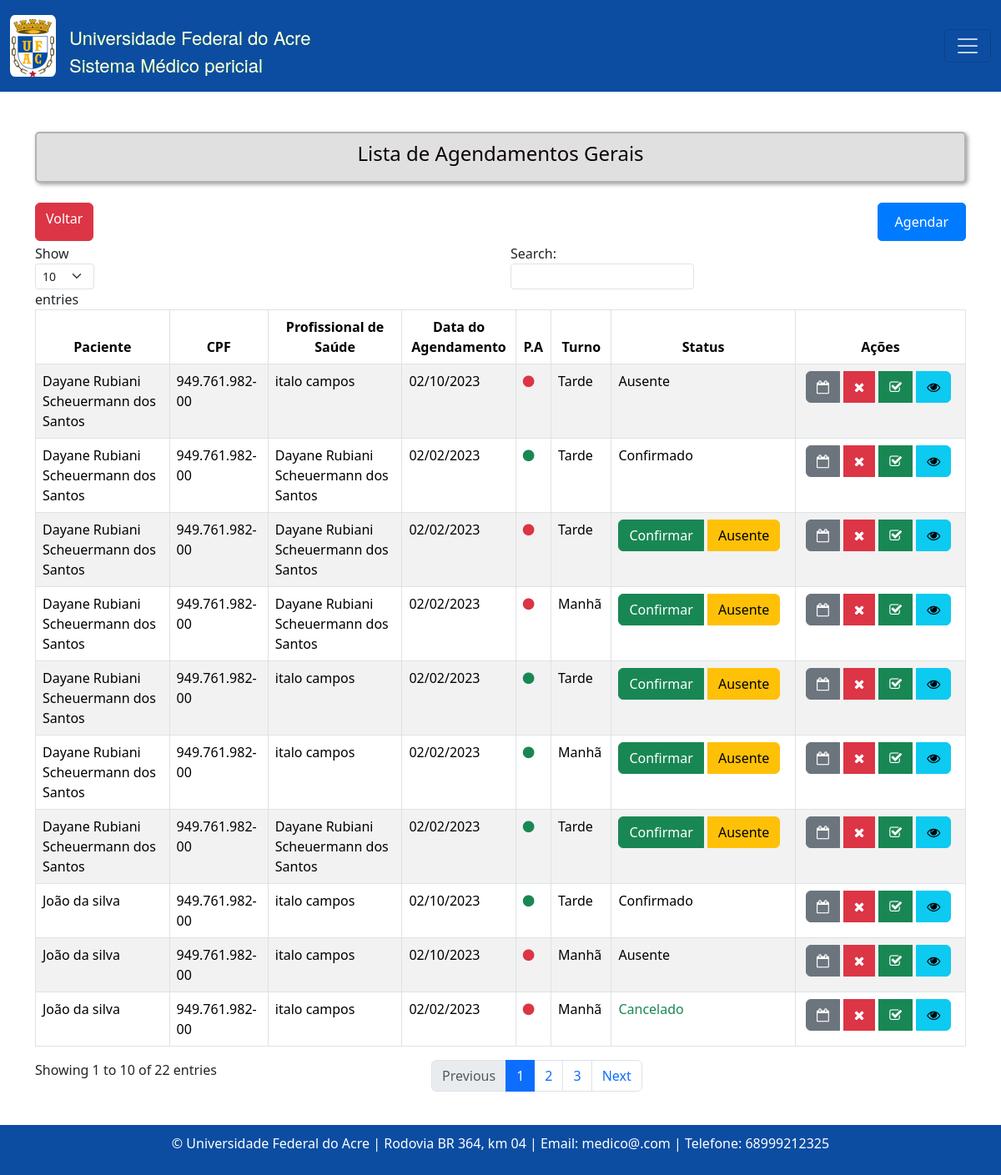
Page /agendamento/lista on the committed database.
### consulta/models.py (models this page shows, shortened)
class Agendamento(models.Model):
    TURNO_CHOICES = [
        ('manha', 'Manhã'),
        ('tarde', 'Tarde'),
    ]
    status_atendimento = models.CharField(max_length=20, choices=[
        ('confirmado', 'Confirmado'),
        ('ausente', 'Ausente'),
        ('pendente', 'Pendente'),
    ], default='pendente')
    paciente = models.ForeignKey(Paciente, on_delete=models.CASCADE)
    profissional_saude = models.ForeignKey(Profissionaldasaude, on_delete=models.CASCADE)
    data_agendamento = models.DateTimeField()
    turno = models.CharField(max_length=10, choices=TURNO_CHOICES)
    prioridade_atendimento = models.BooleanField(default=False)
    justificativa_cancelamento = models.TextField(blank=True, null=True)

class Paciente(models.Model):
    nome = models.CharField(max_length=100)
    data_nascimento = models.DateField()
    email = models.EmailField()
    rg = models.CharField(max_length=20)
    cpf = models.CharField(max_length=14)
    sexo = models.CharField(max_length=1, choices=[('M', 'Masculino'), ('F', 'Feminino')])
    matricula = models.CharField(max_length=20)
    TIPO_PACIENTE_CHOICES = [
        ('Aluno', 'Aluno'),
        ('Servidor', 'Servidor'),
        ('Outro', 'Outro'),
    ]
    tipo_paciente = models.CharField(max_length=20, choices=TIPO_PACIENTE_CHOICES)
    cargo_funcao = models.CharField(max_length=50, default='', blank=True, null=True,)
    cep = models.CharField(max_length=9)
    cidade = models.CharField(max_length=50)
    bairro = models.CharField(max_length=50, default='')
    uf = models.CharField(max_length=2)
    numero = models.CharField(max_length=10)
    ddd_telefone = models.CharField(max_length=3)
    complemento = models.CharField(max_length=100, blank=True, null=True, default='')  # Adicionando o valor padrão aqui

class Profissionaldasaude(models.Model):
    usuario = models.ForeignKey(User,models.SET_NULL,blank=True,null=True,)
    nome = models.CharField(max_length=100)
    data_nascimento = models.DateField()
    email = models.EmailField()
    rg = models.CharField(max_length=20)
    cpf = models.CharField(max_length=14)
    sexo = models.CharField(max_length=1, choices=[('M', 'Masculino'), ('F', 'Feminino')]) #O parâmetro choices em um campo CharField ou IntegerField é usado para fornecer uma lista de escolhas para esse campo
    identificacao_unica = models.CharField(max_length=50, default='')
    cep = models.CharField(max_length=9)
    cidade = models.CharField(max_length=50)
    bairro = models.CharField(max_length=50, default='')
    uf = models.CharField(max_length=2)
    numero = models.CharField(max_length=10)
    ddd_telefone = models.CharField(max_length=10)
    complemento = models.CharField(max_length=100, blank=True, null=True, default='') # blank=True, null=True é pra dizer que não é obrigatorio
    area = models.CharField(max_length=50, default='')
    unidade_siass = models.CharField(max_length=50, default='')
    formacao = models.CharField(max_length=20)
    conselho = models.CharField(max_length=20)
    registro = models.CharField(max_length=20)

### consulta/views.py (the view)
# urls.py: path('agendamento/lista', listar_agendamentos, name='agendamentoListagem'),
def listar_agendamentos(request):
    form = PesquisaAgendamentoForm(request.GET)
    agendamentos = Agendamento.objects.all()
    if form.is_valid():
        cpf = form.cleaned_data.get('cpf')
        data_agendamento = form.cleaned_data.get('data_agendamento')
        if cpf:
            agendamentos = agendamentos.filter(paciente__cpf__icontains=cpf)
        if data_agendamento:
            agendamentos = agendamentos.filter(data_agendamento__date=data_agendamento)
    else:
        agendamentos = Agendamento.objects.all()
    agendamentos = agendamentos.order_by('-data_agendamento')
    return render(request, 'consultas/listagem_agendamentos.html', {'form': form, 'agendamentos': agendamentos})

### consulta/forms.py
class PesquisaAgendamentoForm(forms.Form):
    cpf = forms.CharField(label='', required=False, widget=forms.TextInput(attrs={'class': 'form-control', 'placeholder': 'Pesquise por CPF'}))
    data_agendamento = forms.DateField(label='', required=False, widget=forms.DateInput(attrs={'type': 'date', 'class': 'form-control'}))

### templates/consultas/listagem_agendamentos.html (shortened to what this page needs)
{% extends "base.html" %}
{% load static %}
{% block content %}
<div class="text-center mb-4 custom-title">
  <h4>Lista de Agendamentos Gerais</h4>
</div>
<div class="d-flex justify-content-between">
  <a class="btn btn-danger" href="{% url 'home' %}" style="margin-bottom: 3px">
    Voltar
  </a>
  <a class="btn btn-primary" href="{% url 'agendamentoCreate' %}" style="margin-bottom: 3px">
    Agendar
  </a>
</div>
<div class="table-responsive">
  <table id="example" class="table table-striped nowrap table-bordered" style="width:100%">
    <thead>
      <tr class="custom-table-row">
        <th scope="col" class="text-center">Paciente</th>
        <th scope="col" class="text-center">CPF</th>
        <th scope="col" class="text-center">Profissional de Saúde</th>
        <th scope="col" class="text-center">Data do Agendamento</th>
        <th scope="col" class="text-center">P.A</th>
        <th scope="col" class="text-center">Turno</th>
        <th scope="col" class="text-center">Status</th>
        <th scope="col" class="text-center">Ações</th>
      </tr>
    </thead>
    <tbody>
      {% for agendamento in agendamentos %}
      <tr>
        <td>{{ agendamento.paciente.nome }}</td>
        <td>{{ agendamento.paciente.cpf }}</td>
        <td>{{ agendamento.profissional_saude.nome }}</td>
        <td>{{ agendamento.data_agendamento | date:"d/m/Y " }}</td>
        <td>
          {% if agendamento.prioridade_atendimento %}
          <i class="fa fa-circle text-success text-center" ></i>
          {% else %}
          <i class="fa fa-circle text-danger text-center" ></i>
          {% endif %}
        </td>
        <td>
          {% if agendamento.turno == 'manha' %}
          Manhã
          {% elif agendamento.turno == 'tarde' %}
          Tarde
          {% else %}
          {{ agendamento.turno }}
          {% endif %}
        </td>
        <td>
          {% if agendamento.status_atendimento == 'pendente' %}
          <div class="btn-group" role="group" aria-label="Status">
            <a href="{% url 'agendamentoConfirmar' agendamento.id %}" class="btn btn-success">Confirmar</a>
            <a href="{% url 'agendamentoAusente' agendamento.id %}" class="btn btn-warning ms-1">Ausente</a>
          </div>
          {% elif agendamento.status_atendimento == 'confirmado' %}
          Confirmado
          {% elif agendamento.status_atendimento == 'ausente' %}
          Ausente
          {% else %}
          <span class="text-success">Cancelado</span>
          {% endif %}
        </td>
        <td>
          <div class="btn-group" role="group" aria-label="Ações">
            <button type="button" class="btn btn-secondary ms-1 btn-md custom-btn" onclick="redirecionar('{% url 'reagendarAgendamento' agendamento.id %}')" title='Reagendar'><i class="fa fa-calendar-o" aria-hidden="true"></i> </button>
            <button type="button" class="btn btn-danger ms-1 btn-md custom-btn" data-bs-toggle="modal" data-bs-target="#cancelarModal{{ agendamento.id }}" title="Cancelar" onclick="confirmarCancelamento('{{ agendamento.id }}')"><i class="fa fa-times" aria-hidden="true"></i></button>
            <button type="button" class="btn btn-success ms-1 btn-md custom-btn" onclick="redirecionar('{% url 'criar_atendimento' agendamento.id %}')" title="Atender"><i class="fa fa-check-square-o" aria-hidden="true"></i></button>
            <button type="button" class="btn btn-info ms-1 btn-md custom-btn" onclick="redirecionar('{% url 'confirmAgendamento' agendamento.id %}')" title="Visualizar"><i class="fa fa-eye" aria-hidden="true"></i></button>
          </div>
        </td>
      </tr>
      {% endfor %}
    </tbody>
  </table>
</div>
{% endblock %}

### static/css/estilos.css (style rules this page uses)
.custom-title { font-size: 24px; font-weight: bold; color: #0a0101; background-color: #e0e0e0; padding: 10px; border: 2px solid #b8b0b0; border-radius: 5px; box-shadow: 2px 2px 5px #9b9b9b; margin-bottom: 5px; }
.btn-primary { background-color: #007bff; color: #fff; border: 1px solid #007bff; border-radius: 5px; padding: 10px 20px; text-decoration: none; display: inline-block; transition: background-color 0.3s ease; }

### rows in the picture
Agendamento: paciente.nome "João da silva", paciente.cpf "949.761.982-00", profissional_saude.nome "italo campos", data_agendamento "02/10/2023", prioridade_atendimento True (drawn), turno "Tarde", status_atendimento "Confirmado"
Agendamento: paciente.nome "João da silva", paciente.cpf "949.761.982-00", profissional_saude.nome "italo campos", data_agendamento "02/10/2023", prioridade_atendimento False (drawn), turno "Manhã", status_atendimento "Ausente"
Agendamento: paciente.nome "Dayane Rubiani Scheuermann dos Santos", paciente.cpf "949.761.982-00", profissional_saude.nome "italo campos", data_agendamento "02/10/2023", prioridade_atendimento False (drawn), turno "Tarde", status_atendimento "Ausente"
Agendamento: paciente.nome "Dayane Rubiani Scheuermann dos Santos", paciente.cpf "949.761.982-00", profissional_saude.nome "Dayane Rubiani Scheuermann dos Santos", data_agendamento "02/02/2023", prioridade_atendimento True (drawn), turno "Tarde", status_atendimento "Confirmado"
Agendamento: paciente.nome "João da silva", paciente.cpf "949.761.982-00", profissional_saude.nome "italo campos", data_agendamento "02/02/2023", prioridade_atendimento False (drawn), turno "Manhã", status_atendimento "Cancelado"
Agendamento: paciente.nome "Dayane Rubiani Scheuermann dos Santos", paciente.cpf "949.761.982-00", profissional_saude.nome "Dayane Rubiani Scheuermann dos Santos", data_agendamento "02/02/2023", prioridade_atendimento False (drawn), turno "Tarde", status_atendimento "Confirmar"
Agendamento: paciente.nome "Dayane Rubiani Scheuermann dos Santos", paciente.cpf "949.761.982-00", profissional_saude.nome "Dayane Rubiani Scheuermann dos Santos", data_agendamento "02/02/2023", prioridade_atendimento False (drawn), turno "Manhã", status_atendimento "Confirmar"
Agendamento: paciente.nome "Dayane Rubiani Scheuermann dos Santos", paciente.cpf "949.761.982-00", profissional_saude.nome "italo campos", data_agendamento "02/02/2023", prioridade_atendimento True (drawn), turno "Tarde", status_atendimento "Confirmar"
Agendamento: paciente.nome "Dayane Rubiani Scheuermann dos Santos", paciente.cpf "949.761.982-00", profissional_saude.nome "italo campos", data_agendamento "02/02/2023", prioridade_atendimento True (drawn), turno "Manhã", status_atendimento "Confirmar"
Agendamento: paciente.nome "Dayane Rubiani Scheuermann dos Santos", paciente.cpf "949.761.982-00", profissional_saude.nome "Dayane Rubiani Scheuermann dos Santos", data_agendamento "02/02/2023", prioridade_atendimento True (drawn), turno "Tarde", status_atendimento "Confirmar"
